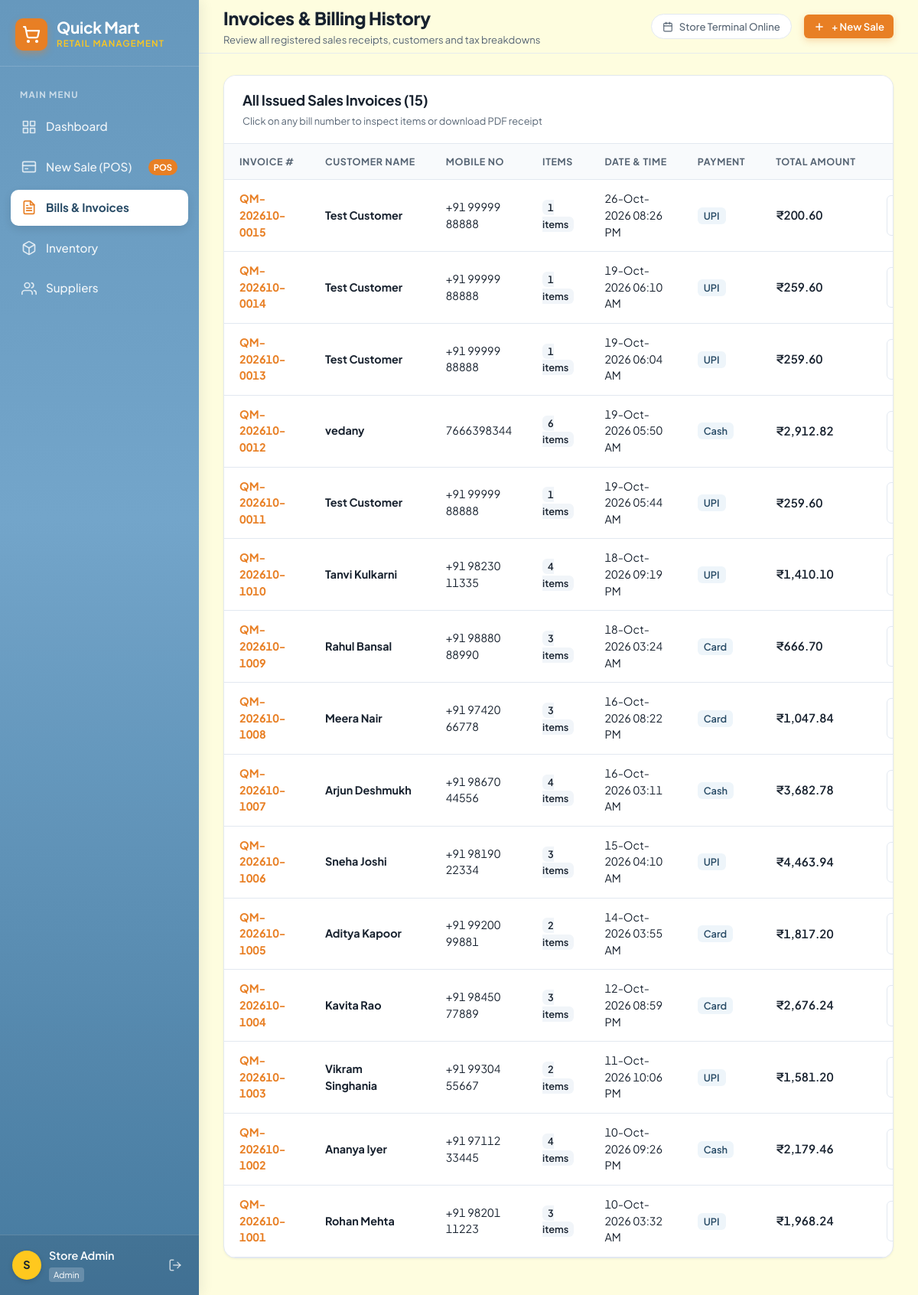
Page /billing/ (signed in) on the committed database.
### store/models.py (models this page shows, shortened)
class User(models.Model):
    name = models.CharField(max_length=100)
    email = models.CharField(max_length=120, unique=True)
    password_hash = models.CharField(max_length=255)
    role = models.CharField(max_length=50, default='cashier')
    created_at = models.DateTimeField(default=timezone.now)
    class Meta:
        managed = False
        db_table = 'users'
    @property
    def is_authenticated(self):
        return True

class Bill(models.Model):
    bill_number = models.CharField(max_length=50, unique=True)
    customer_name = models.CharField(max_length=100)
    customer_mobile = models.CharField(max_length=25)
    subtotal = models.FloatField()
    sgst = models.FloatField()
    cgst = models.FloatField()
    total_amount = models.FloatField()
    payment_method = models.CharField(max_length=30, default='Cash')
    timestamp = models.DateTimeField(default=timezone.now)
    class Meta:
        managed = False
        db_table = 'bills'
    @property
    def formatted_date(self):
        if self.timestamp:
            return self.timestamp.strftime('%d-%b-%Y %I:%M %p')
        return ''

### store/views/billing_views.py (the view)
# urls.py: path('', lambda request: redirect('dashboard:index')),
@login_required
def index(request):
    bills = Bill.objects.prefetch_related('items').order_by('-timestamp')[:50]
    return render(request, 'billing/index.html', {'bills': bills})

### store/templatetags/quickmart_tags.py (called while the page is built)
@register.filter(name='currency')
def currency(value):
    try:
        val = float(value)
        return f"{val:,.2f}"
    except (ValueError, TypeError):
        return "0.00"

### store/views/auth_views.py (called while the page is built)
def login_required(view_func):
    @wraps(view_func)
    def _wrapped_view(request, *args, **kwargs):
        if not getattr(request.user, 'is_authenticated', False):
            login_url = reverse('auth:login')
            next_url = request.get_full_path()
            return redirect(f"{login_url}?next={next_url}")
        return view_func(request, *args, **kwargs)
    return _wrapped_view

### templates/billing/index.html (shortened to what this page needs)
{% extends "base.html" %}
{% load static quickmart_tags %}
{% block page_heading %}Invoices & Billing History{% endblock %}
{% block page_subheading %}Review all registered sales receipts, customers and tax breakdowns{% endblock %}
{% block topbar_actions %}
  <a href="{% url 'billing:new_bill' %}" class="btn btn-primary btn-sm">
    <svg width="16" height="16" viewBox="0 0 24 24" fill="none" stroke="currentColor" stroke-width="2.2">
      <line x1="12" y1="5" x2="12" y2="19"/>
      <line x1="5" y1="12" x2="19" y2="12"/>
    </svg>
    <span>+ New Sale</span>
  </a>
{% endblock %}
{% block content %}
<div class="table-card">
  <div class="table-toolbar">
    <div>
      <h2 style="font-size: 1.15rem; font-weight: 700;">All Issued Sales Invoices ({{ bills|length }})</h2>
      <span style="font-size: 0.8rem; color: var(--color-dark-muted);">Click on any bill number to inspect items or download PDF receipt</span>
    </div>
  </div>
  <div class="table-responsive">
    <table class="data-table">
      <thead>
        <tr>
          <th>Invoice #</th>
          <th>Customer Name</th>
          <th>Mobile No</th>
          <th>Items</th>
          <th>Date & Time</th>
          <th>Payment</th>
          <th>Total Amount</th>
          <th style="text-align: right;">Receipt Actions</th>
        </tr>
      </thead>
      <tbody>
        {% for bill in bills %}
        <tr>
          <td>
            <a href="{% url 'billing:receipt' bill.id %}" style="font-weight: 700; color: var(--color-orange);">
              {{ bill.bill_number }}
            </a>
          </td>
          <td><b>{{ bill.customer_name }}</b></td>
          <td>{{ bill.customer_mobile }}</td>
          <td>
            <span style="background: #f1f5f9; padding: 2px 7px; border-radius: var(--radius-sm); font-size: 0.8rem; font-weight: 600;">
              {{ bill.items.count }} items
            </span>
          </td>
          <td>{{ bill.formatted_date }}</td>
          <td>
            <span style="background: var(--color-blue-light); color: var(--color-blue-deep); padding: 3px 8px; border-radius: var(--radius-sm); font-weight: 600; font-size: 0.8rem;">
              {{ bill.payment_method }}
            </span>
          </td>
          <td>
            <b style="font-family: var(--font-heading); font-size: 0.95rem; font-weight: 600; font-variant-numeric: tabular-nums;">₹{{ bill.total_amount|currency }}</b>
          </td>
          <td style="text-align: right;">
            <div class="table-actions" style="justify-content: flex-end;">
              <a href="{% url 'billing:receipt' bill.id %}" class="btn btn-secondary btn-sm" title="View Receipt">
              </a>
            </div>
          </td>
        </tr>
        {% empty %}
        <tr>
          <td colspan="8" style="text-align: center; padding: 40px; color: var(--color-dark-muted);">
            No bills registered yet. <a href="{% url 'billing:new_bill' %}" style="color: var(--color-orange); font-weight: bold;">Launch POS Checkout</a> to process your first customer sale!
          </td>
        </tr>
        {% endfor %}
      </tbody>
    </table>
  </div>
</div>
{% endblock %}

### templates/base.html (shortened to what this page needs)
{% load static %}<!DOCTYPE html>
<html lang="en">
<head>
  <link rel="stylesheet" href="{% static 'css/main.css' %}">
</head>
<body>
  <div class="app-layout">
    {% if user.is_authenticated %}
    <aside class="sidebar">
      <div class="sidebar-header">
        <div class="brand-badge">
          <div class="brand-icon">
            <svg width="24" height="24" viewBox="0 0 24 24" fill="none" stroke="currentColor" stroke-width="2.2" stroke-linecap="round" stroke-linejoin="round">
              <circle cx="8" cy="21" r="1"/>
              <circle cx="19" cy="21" r="1"/>
              <path d="M2.05 2.05h2l2.66 12.42a2 2 0 0 0 2 1.58h9.78a2 2 0 0 0 1.95-1.57l1.65-7.43H5.12"/>
            </svg>
          </div>
          <div>
            <div class="brand-title">Quick Mart</div>
            <div class="brand-subtitle">Retail Management</div>
          </div>
        </div>
      </div>
      <nav class="sidebar-nav">
        <span class="nav-label">Main Menu</span>
        <a href="{% url 'dashboard:index' %}" class="nav-item {% if request.resolver_match and request.resolver_match.app_name == 'dashboard' %}active{% endif %}">
          <svg viewBox="0 0 24 24" fill="none" stroke="currentColor" stroke-width="2" stroke-linecap="round" stroke-linejoin="round">
            <rect x="3" y="3" width="7" height="7"/>
            <rect x="14" y="3" width="7" height="7"/>
            <rect x="14" y="14" width="7" height="7"/>
            <rect x="3" y="14" width="7" height="7"/>
          </svg>
          <span>Dashboard</span>
        </a>
        <a href="{% url 'billing:new_bill' %}" class="nav-item {% if request.resolver_match and request.resolver_match.view_name == 'billing:new_bill' %}active{% endif %}">
          <svg viewBox="0 0 24 24" fill="none" stroke="currentColor" stroke-width="2" stroke-linecap="round" stroke-linejoin="round">
            <rect x="2" y="4" width="20" height="16" rx="2"/>
            <line x1="2" y1="10" x2="22" y2="10"/>
            <line x1="6" y1="15" x2="10" y2="15"/>
          </svg>
          <span>New Sale (POS)</span>
          <span class="nav-badge">POS</span>
        </a>
        <a href="{% url 'billing:index' %}" class="nav-item {% if request.resolver_match and request.resolver_match.view_name == 'billing:index' or request.resolver_match and request.resolver_match.view_name == 'billing:receipt' %}active{% endif %}">
          <span>Bills & Invoices</span>
        </a>
        <a href="{% url 'inventory:index' %}" class="nav-item {% if request.resolver_match and request.resolver_match.app_name == 'inventory' %}active{% endif %}">
          <span>Inventory</span>
        </a>
        <a href="{% url 'suppliers:index' %}" class="nav-item {% if request.resolver_match and request.resolver_match.app_name == 'suppliers' %}active{% endif %}">
          <svg viewBox="0 0 24 24" fill="none" stroke="currentColor" stroke-width="2" stroke-linecap="round" stroke-linejoin="round">
            <path d="M17 21v-2a4 4 0 0 0-4-4H5a4 4 0 0 0-4 4v2"/>
            <circle cx="9" cy="7" r="4"/>
            <path d="M23 21v-2a4 4 0 0 0-3-3.87"/>
            <path d="M16 3.13a4 4 0 0 1 0 7.75"/>
          </svg>
          <span>Suppliers</span>
        </a>
      </nav>
      <div class="sidebar-footer">
        <div class="user-profile-card">
          <div class="user-avatar">
            {{ user.name.0|upper }}
          </div>
          <div class="user-meta">
            <div class="user-name" title="{{ user.name }}">{{ user.name }}</div>
            <span class="user-role-badge">{{ user.role }}</span>
          </div>
          <a href="{% url 'auth:logout' %}" class="btn-logout" title="Log Out" id="logout-btn">
            <svg width="18" height="18" viewBox="0 0 24 24" fill="none" stroke="currentColor" stroke-width="2" stroke-linecap="round" stroke-linejoin="round">
              <path d="M9 21H5a2 2 0 0 1-2-2V5a2 2 0 0 1 2-2h4"/>
              <polyline points="16 17 21 12 16 7"/>
              <line x1="21" y1="12" x2="9" y2="12"/>
            </svg>
          </a>
        </div>
      </div>
    </aside>
    {% endif %}
    <div class="main-content {% if not user.is_authenticated %}full-width{% endif %}">
      {% if user.is_authenticated %}
      <header class="topbar">
        <div class="topbar-left">
          <div>
            <h1 class="page-title">{% block page_heading %}Dashboard{% endblock %}</h1>
            <div class="page-subtitle">{% block page_subheading %}Welcome to Quick Mart Retail Management{% endblock %}</div>
          </div>
        </div>
        <div class="topbar-right">
          <div class="current-date-pill">
            <svg width="14" height="14" viewBox="0 0 24 24" fill="none" stroke="currentColor" stroke-width="2" stroke-linecap="round" stroke-linejoin="round">
              <rect x="3" y="4" width="18" height="18" rx="2" ry="2"/>
              <line x1="16" y1="2" x2="16" y2="6"/>
              <line x1="8" y1="2" x2="8" y2="6"/>
              <line x1="3" y1="10" x2="21" y2="10"/>
            </svg>
            <span id="current-live-date">Store Terminal Online</span>
          </div>
          {% block topbar_actions %}{% endblock %}
        </div>
      </header>
      {% endif %}
      <main class="page-body">
        {% if not_found %}
          <div style="text-align: center; padding: 60px 20px;">
            <h2 style="font-size: 2.5rem; color: var(--color-orange); margin-bottom: 12px;">404</h2>
            <p style="font-size: 1.1rem; color: var(--color-dark-muted); margin-bottom: 24px;">The page you are looking for does not exist in Quick Mart.</p>
            <a href="{% url 'dashboard:index' %}" class="btn btn-primary">Return to Dashboard</a>
          </div>
        {% else %}
          {% block content %}{% endblock %}
        {% endif %}
      </main>
    </div>
  </div>
</body>
</html>

### rows in the picture
User: name.0 "S", name "Store Admin", role "Admin"
Bill: bill_number "QM-202610-0015", customer_name "Test Customer", customer_mobile "+91 99999 88888", items.count "1", formatted_date "26-Oct-2026 08:26 PM", payment_method "UPI", total_amount "200.60"
Bill: bill_number "QM-202610-0014", customer_name "Test Customer", customer_mobile "+91 99999 88888", items.count "1", formatted_date "19-Oct-2026 06:10 AM", payment_method "UPI", total_amount "259.60"
Bill: bill_number "QM-202610-0013", customer_name "Test Customer", customer_mobile "+91 99999 88888", items.count "1", formatted_date "19-Oct-2026 06:04 AM", payment_method "UPI", total_amount "259.60"
Bill: bill_number "QM-202610-0012", customer_name "vedany", customer_mobile "7666398344", items.count "6", formatted_date "19-Oct-2026 05:50 AM", payment_method "Cash", total_amount "2,912.82"
Bill: bill_number "QM-202610-0011", customer_name "Test Customer", customer_mobile "+91 99999 88888", items.count "1", formatted_date "19-Oct-2026 05:44 AM", payment_method "UPI", total_amount "259.60"
Bill: bill_number "QM-202610-1010", customer_name "Tanvi Kulkarni", customer_mobile "+91 98230 11335", items.count "4", formatted_date "18-Oct-2026 09:19 PM", payment_method "UPI", total_amount "1,410.10"
Bill: bill_number "QM-202610-1009", customer_name "Rahul Bansal", customer_mobile "+91 98880 88990", items.count "3", formatted_date "18-Oct-2026 03:24 AM", payment_method "Card", total_amount "666.70"
Bill: bill_number "QM-202610-1008", customer_name "Meera Nair", customer_mobile "+91 97420 66778", items.count "3", formatted_date "16-Oct-2026 08:22 PM", payment_method "Card", total_amount "1,047.84"
Bill: bill_number "QM-202610-1007", customer_name "Arjun Deshmukh", customer_mobile "+91 98670 44556", items.count "4", formatted_date "16-Oct-2026 03:11 AM", payment_method "Cash", total_amount "3,682.78"
Bill: bill_number "QM-202610-1006", customer_name "Sneha Joshi", customer_mobile "+91 98190 22334", items.count "3", formatted_date "15-Oct-2026 04:10 AM", payment_method "UPI", total_amount "4,463.94"
Bill: bill_number "QM-202610-1005", customer_name "Aditya Kapoor", customer_mobile "+91 99200 99881", items.count "2", formatted_date "14-Oct-2026 03:55 AM", payment_method "Card", total_amount "1,817.20"
Bill: bill_number "QM-202610-1004", customer_name "Kavita Rao", customer_mobile "+91 98450 77889", items.count "3", formatted_date "12-Oct-2026 08:59 PM", payment_method "Card", total_amount "2,676.24"
Bill: bill_number "QM-202610-1003", customer_name "Vikram Singhania", customer_mobile "+91 99304 55667", items.count "2", formatted_date "11-Oct-2026 10:06 PM", payment_method "UPI", total_amount "1,581.20"
Bill: bill_number "QM-202610-1002", customer_name "Ananya Iyer", customer_mobile "+91 97112 33445", items.count "4", formatted_date "10-Oct-2026 09:26 PM", payment_method "Cash", total_amount "2,179.46"
Bill: bill_number "QM-202610-1001", customer_name "Rohan Mehta", customer_mobile "+91 98201 11223", items.count "3", formatted_date "10-Oct-2026 03:32 AM", payment_method "UPI", total_amount "1,968.24"

### other values in the picture
{{ bills|length }} "15"
